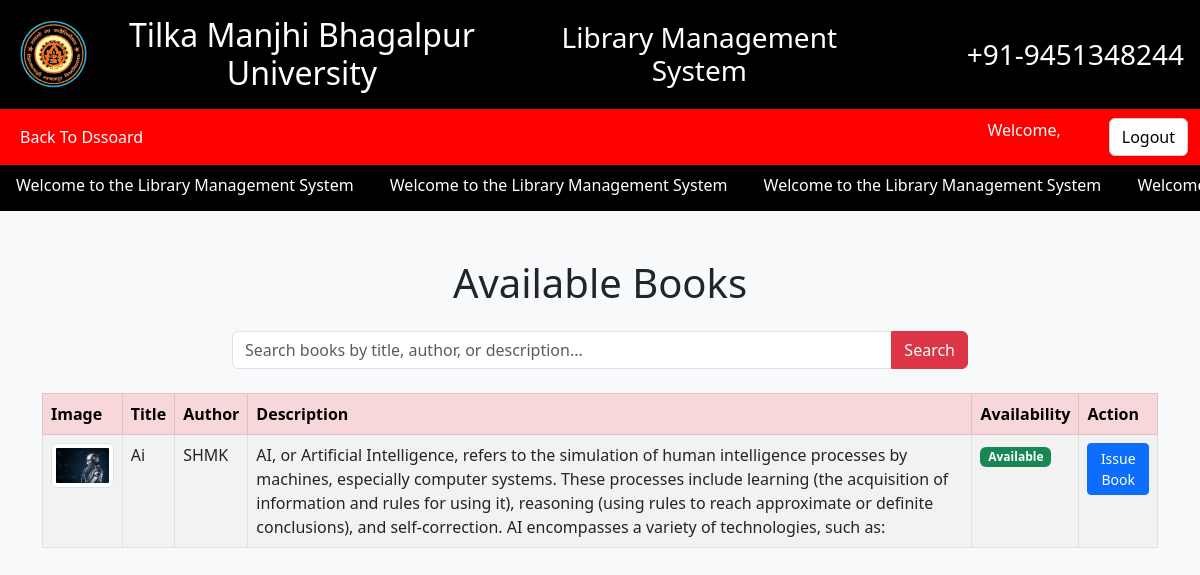
The page /books/ on the database its author committed.
### library/models.py (models this page shows, shortened)
class Book(models.Model):
    title = models.CharField(max_length=100)
    author = models.CharField(max_length=100)
    description = models.TextField()
    image = models.ImageField(upload_to='book_images/')
    is_available = models.BooleanField(default=True)  # Tracks availability

### library/views.py (the view)
# urls.py: path('books/', views.book_list, name='book_list'),
def book_list(request):
    books = Book.objects.filter(is_available=True)
    return render(request, 'books/book_list.html', {'books': books})

### library/templates/books/book_list.html (shortened to what this page needs)
{% load static %}
<!DOCTYPE html>
<html lang="en">
<head>
    <link href="https://cdn.jsdelivr.net/npm/bootstrap@5.3.0-alpha1/dist/css/bootstrap.min.css" rel="stylesheet">
</head>
 <div class="row bg-black align-items-center py-3 px-3">
    <div class="col-md-1 text-center">
        <img src="{% static 'logo.jpg' %}" alt="Logo" class="img-fluid" style="max-height: 100px;">
    </div>
    <div class="col-md-4 text-center">
        <h2 class="text-white mb-0">Tilka Manjhi Bhagalpur University</h2>
    </div>
    <div class="col-md-4 text-center">
        <h3 class="text-white mb-0">Library Management System</h3>
    </div>
    <div class="col-md-3 text-end">
        <h3 class="text-white mb-0">
             +91-9451348244
        </h3>
    </div>
</div>
<nav class="navbar navbar-expand-lg navbar-light  " style="background-color: red;">
    <div class="container-fluid">
        <div class="collapse navbar-collapse" id="mainNavbar">
            <ul class="navbar-nav me-auto mb-2 mb-lg-0">
                <li class="nav-item">
                    <a class="nav-link text-white" href="{% url 'dashboard' %}">Back To Dssoard</a>
                </li>
            </ul>
            <ul class="navbar-nav ms-auto">
                <li class="nav-item">
                    <span class="navbar-text me-5 text-white">
                        Welcome, {{ user.username }}
                    </span>
                </li>
                <li class="nav-item">
                    <a class="btn btn-white" href="{% url 'logout' %}">Logout</a>
                </li>
            </ul>
        </div>
    </nav>
<div class="row py-2 bg-black">
    <div class="col-sm-12">
        <div class="marquee-container">
            <div class="marquee">
                <span class="mx-3 text-white">Welcome to the Library Management System</span>
                <span class="mx-3 text-white">Welcome to the Library Management System</span>
                <span class="mx-3 text-white">Welcome to the Library Management System</span>
                <span class="mx-3 text-white">Welcome to the Library Management System</span>
            </div>
        </div>
    </div>
</div>
<body class="bg-light text-dark">
    <div class="container my-5">
        <h1 class="text-center mb-4">Available Books</h1>
        <div class="row mb-4">
            <div class="col-md-8 offset-md-2">
                <form method="GET" action="" class="input-group">
                    <input type="text" name="search" class="form-control" placeholder="Search books by title, author, or description..." value="{{ request.GET.search }}">
                    <button type="submit" class="btn btn-danger">Search</button>
                </form>
            </div>
        </div>
        <div class="table-responsive">
            <table class="table table-bordered table-hover table-striped">
                <thead class="table-danger">
                    <tr>
                        <th>Image</th>
                        <th>Title</th>
                        <th>Author</th>
                        <th>Description</th>
                        <th>Availability</th>
                        <th>Action</th>
                    </tr>
                </thead>
                <tbody>
                    {% for book in books %}
                    <tr>
                        <td>
                            <img src="{{ book.image.url }}" alt="{{ book.title }}" width="100" class="img-thumbnail">
                        </td>
                        <td>{{ book.title }}</td>
                        <td>{{ book.author }}</td>
                        <td>{{ book.description }}</td>
                        <td>
                            {% if book.is_available %}
                                <span class="badge bg-success">Available</span>
                            {% else %}
                                <span class="badge bg-danger">Not Available</span>
                            {% endif %}
                        </td>
                        <td>
                            {% if book.is_available %}
                                <a href="{% url 'issue_book' book.id %}" class="btn btn-primary btn-sm">Issue Book</a>
                            {% else %}
                                <em class="text-muted">Not Available</em>
                            {% endif %}
                        </td>
                    </tr>
                    {% endfor %}
                </tbody>
            </table>
        </div>
    </div>
</body>
</html>

### library/templates/books/book_list.html (style rules this page uses)
.marquee-container { overflow: hidden; white-space: nowrap; position: relative; width: 100%; height: 30px; }
.marquee { display: inline-block; position: absolute; animation: marquee 10s linear infinite; white-space: nowrap; }
.marquee span { display: inline-block; margin-right: 50px; font-size: 16px; color: white; }
.btn-white { background-color: white; color: black; border: 1px solid #ccc; }
html, body { overflow-x: hidden; width: 100%; margin: 0; padding: 0; }

### rows shown on the page
Book: image (picture), title "Ai", author "SHMK", description "AI, or Artificial Intelligence, refers to the simulation of human intelligence processes by machines, especially computer systems. These processes include learning (the acquisition of information and rules for using it), reasoning (using rules to reach approximate or definite conclusions), and self-correction. AI encompasses a variety of technologies, such as:", is_available "Available"
